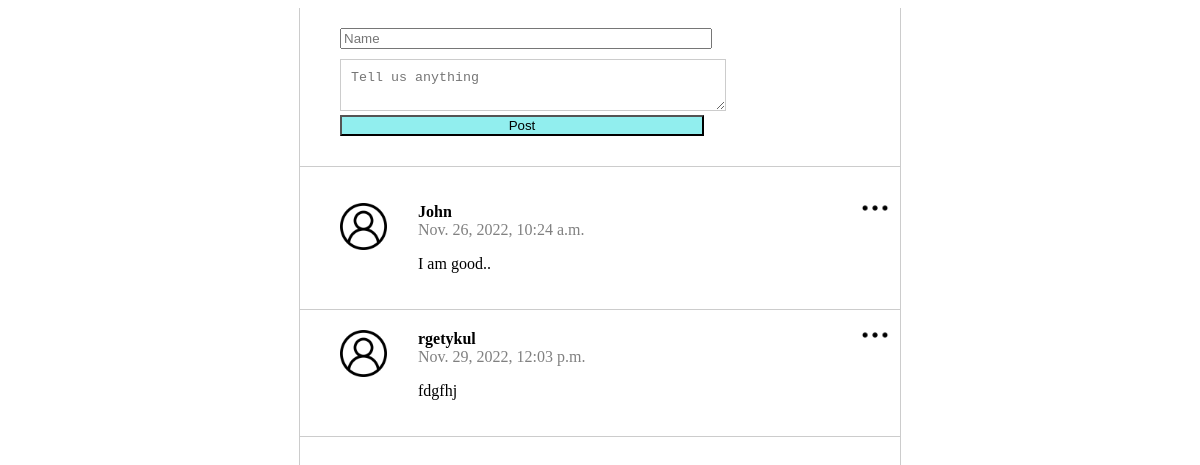
Before: / with the older database file.
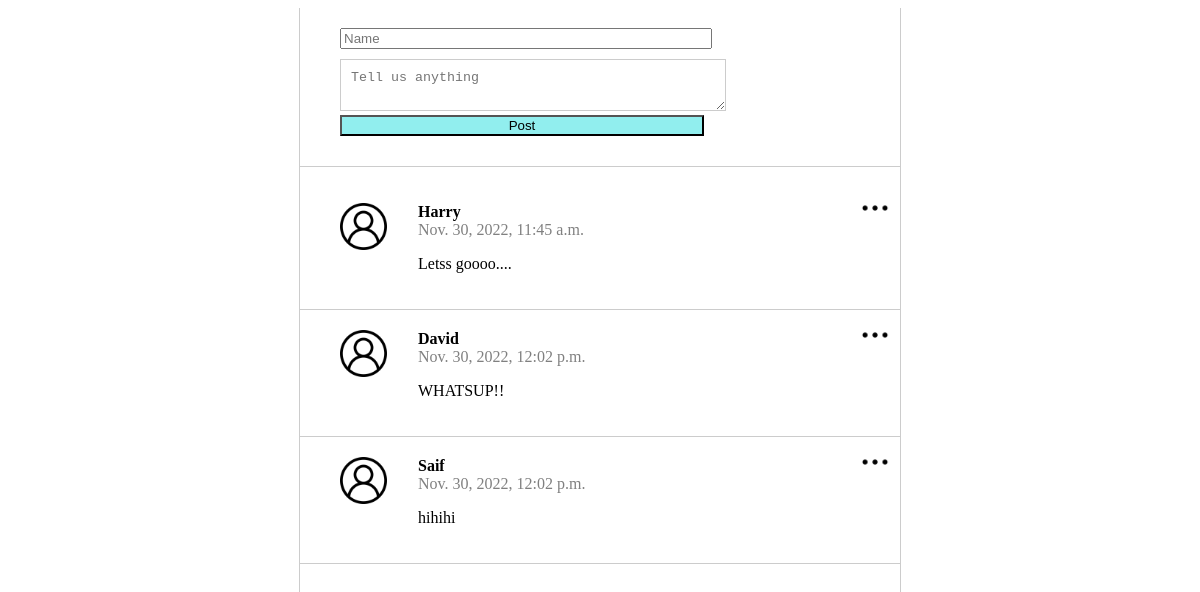
After: the same page with the newer database file.
### posts/models.py (models this page shows)
class Post(models.Model):
    class Meta(object):
        db_table = 'post'
    name= models.CharField(
        'Name',blank=False,null=False,max_length=14,db_index=True,default='Anonymous'
    )
    body=models.CharField(
        'Body',blank=True,null=True,max_length=140,db_index=True
    )
    created_at = models.DateTimeField(
        'Created DateTime',blank = True,auto_now_add=True
    )

### posts/views.py (the view, shortened to what this page needs)
# urls.py: path('',views.index,name='index'),
def index(request):
    posts=Post.objects.all()[:20]
    return render(request,'posts.html',
                   {'posts':posts})

### templates/posts.html (shortened to what this page needs)
{% extends "base.html"%} {% block content %}
{% load static %}
<section class ="content">
<section class ="post_form">
    <form action ="/" method="POST">
        <input type ="text" name="name" placeholder="Name" required />
        <textarea name="body" placeholder="Tell us anything" required ></textarea>
        <input style="background-color: rgb(145, 238, 238);" type ="submit" value="Post"/>
    </form>
</section>
<section class="posts">
    {% if tweets.count == 0%}
    <p class="p-3">There is no tweet now.</p>
    {% else %}
    <ul>
    {% for post in posts %}
    <li>
        <img class="menu_icon js-menu-icon" src ="{% static 'img/menu.png' %}"/>
        <div class="logo">
        <img src = "../static/img/user.png  ">
        </div>
        <div class="name_body">
        <div class="name">{{post.name}}</div>
        <div class="datetime">{{post.created_at}}</div>
        <p>{{post.body}}</p>
        </div>
    </li>
    {% endfor %}
    </ul>
    {% endif %}
</section>
</section>
{% endblock %}

### templates/base.html (shortened to what this page needs)
<!DOCTYPE html>
<html lang="en">
<head>
    {% load static %}
    <link href="{% static 'css/style.css' %}" rel="stylesheet">
</head>
<body>
    {% block content %} {{ content }}{% endblock %}
</body>
</html>

### static/css/style.css (style rules this page uses)
html, body { height:100%; }
.content { max-width :600px; height :100%; margin:0 auto; border-left : 1px solid #ccc; border-right : 1px solid #ccc }
.post_form { padding:20px 40px; border-bottom : 1px solid #ccc; }
.post_form input { width:70%; margin-bottom: 10px; }
.post_form textarea { width:70%; padding: 10px; border:1px solid #ccc; }
.posts ul { padding :0; }
.posts li { display:flex; border-bottom : 1px solid #ccc; padding :20px 40px; position:relative; list-style:none; }
.posts li .menu_icon { width:30px; position:absolute; top:10px; right:10px; }
.posts li .logo { flex-basis:15%; }
.posts li .logo img { width:60%; }
.posts li .name_body { flex-basis: 85%; }
.posts li .name_body .name { font-weight :bold; }
.posts li .name_body .datetime { color:gray; }

Changed rows visible on the page:
removed Post: name "John", created_at "Nov. 26, 2022, 10:24 a.m.", body "I am good.."
removed Post: name "rgetykul", created_at "Nov. 29, 2022, 12:03 p.m.", body "fdgfhj"
added Post: name "Harry", created_at "Nov. 30, 2022, 11:45 a.m.", body "Letss goooo...."
added Post: name "David", created_at "Nov. 30, 2022, 12:02 p.m.", body "WHATSUP!!"
added Post: name "Saif", created_at "Nov. 30, 2022, 12:02 p.m.", body "hihihi"
